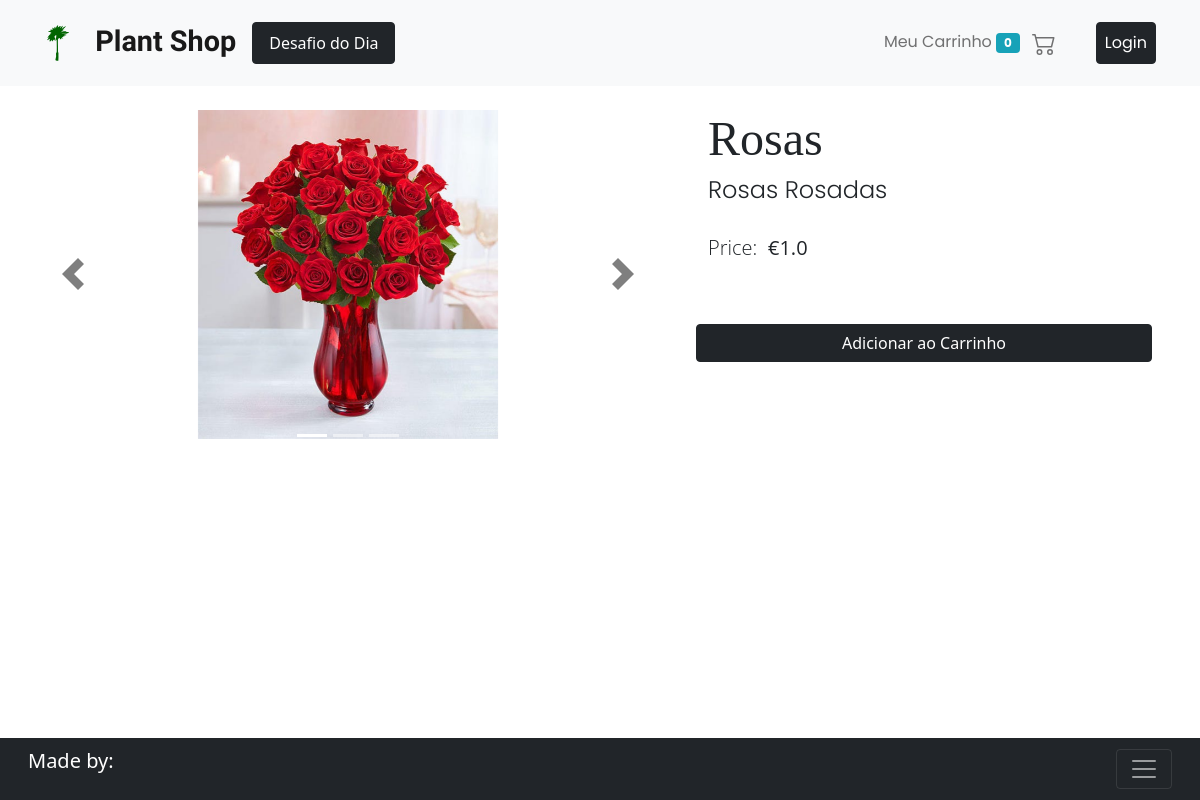
/product/1/, run on the app's committed database.
### ecomm/models.py (models this page shows, shortened)
class Product(models.Model):
    title = models.CharField(max_length=120)
    desc = models.CharField(max_length=500)
    price = models.FloatField(default=0.00)
    category = models.CharField(choices=CATEGORIES, max_length=2)
    img1 = models.ImageField(upload_to='ecomm/images', default='')
    img2 = models.ImageField(upload_to='ecomm/images', default='')
    img3 = models.ImageField(upload_to='ecomm/images', default='')

### ecomm/views.py (the view, shortened to what this page needs)
# urls.py: path('product/<int:id>/', views.productView, name="product"),
def productView(request, id):
    prod = Product.objects.get(id = id)
    context = {
        'prod': prod,
    }
    return render(request, 'ecomm/product.html', context)

### ecomm/templates/ecomm/product.html (shortened to what this page needs)
{% extends 'base.html' %}
{% block content %}
    {% include 'nav.html' %}
    {% load cart %}
    <div class="container-fluid row mb-5">
        <div class="container-fluid col-xl-7">
            <div id="carouselExampleIndicators" class="carousel slide p-md-4" data-bs-ride="carousel">
                <div class="carousel-indicators">
                    <button type="button" data-bs-target="#carouselExampleIndicators" data-bs-slide-to="0"
                        class="active" aria-current="true" aria-label="Slide 1"></button>
                    <button type="button" data-bs-target="#carouselExampleIndicators" data-bs-slide-to="1"
                        aria-label="Slide 2"></button>
                    <button type="button" data-bs-target="#carouselExampleIndicators" data-bs-slide-to="2"
                        aria-label="Slide 3"></button>
                </div>
                <div class="carousel-inner">
                    <div class="carousel-item active">
                        <img src="{{ prod.img1.url }}"
                            class="d-block w-50" alt="...">
                    </div>
                </div>
                <button class="carousel-control-prev" type="button" data-bs-target="#carouselExampleIndicators"
                    data-bs-slide="prev">
                    <span class="carousel-control-prev-icon" aria-hidden="true"></span>
                </button>
                <button class="carousel-control-next" type="button" data-bs-target="#carouselExampleIndicators"
                    data-bs-slide="next">
                    <span class="carousel-control-next-icon" aria-hidden="true"></span>
                </button>
            </div>
        </div>
        <div class="container-fluid col-xl-5 p-md-4">
            <h1 class="display-1">{{ prod.title }}</h1>
            <h2>{{ prod.desc }}</h2>
            <br>
            <h3 class="lead">Price:&nbsp;&nbsp;<strong>€{{ prod.price }}</strong></h3>
            <br>
            <br>
            <div class="row">
                <div class="p-0 my-2">
                    {% if prod|is_in_cart:request.session.cart %}
                    <div class="row p-0">
                        <form action="" class="col-2" method="POST">{% csrf_token %}
                            <input hidden type="text" name="to_cart" value="{{ prod.id }}">
                            <input hidden type="text" name="rem_cart" value="True">
                            <button type="submit" class="col-2 btn btn-dark pe-5">
                                <svg xmlns="http://www.w3.org/2000/svg" width="25" height="auto" fill="white" class="bi bi-dash" viewBox="0 0 16 16">
                                    <path d="M4 8a.5.5 0 0 1 .5-.5h7a.5.5 0 0 1 0 1h-7A.5.5 0 0 1 4 8z"/>
                                  </svg>
                            </button>
                        </form>
                        <div class="text-center col display-6">{{prod|cart_count:request.session.cart}} no carrinho</div>
                        <form action="" class="col-2" method="POST">{% csrf_token %}
                            <input hidden type="text" name="to_cart" value="{{ prod.id }}">
                            <button type="submit" class="col-2 btn btn-dark pe-5">
                                <svg xmlns="http://www.w3.org/2000/svg" width="25" height="auto" fill="white" class="bi bi-plus" viewBox="0 0 16 16">
                                    <path d="M8 4a.5.5 0 0 1 .5.5v3h3a.5.5 0 0 1 0 1h-3v3a.5.5 0 0 1-1 0v-3h-3a.5.5 0 0 1 0-1h3v-3A.5.5 0 0 1 8 4z"/>
                                  </svg>
                            </button>
                        </form>
                    </div>
                    {% else %}
                    <form action="" method="POST">{% csrf_token %}
                        <div class="d-grid gap-2">
                            <input type="submit"  class="btn btn-dark px-4" value="Adicionar ao Carrinho">
                        </div>
                    </form>
                    {% endif %}
                </div>
            </div>
        </div>
    </div>
{% endblock content %}

### ecomm/templates/ecomm/product.html (style rules this page uses)
h1 { font-family: 'Cormorant Garamond', serif; }
.display-1 { font-size: 3rem; }
h2 { font-family: 'Poppins', sans-serif; font-weight: 300; font-size: 1.5rem; }
h3 { font-family: 'Open Sans', sans-serif; }
.carousel-inner div img { margin: auto; }

### data on the page
Product: img1 (picture), title "Rosas", desc "Rosas Rosadas", price "1.0"

### other printed values
{{ request.session.cart.keys|length }} "0"
